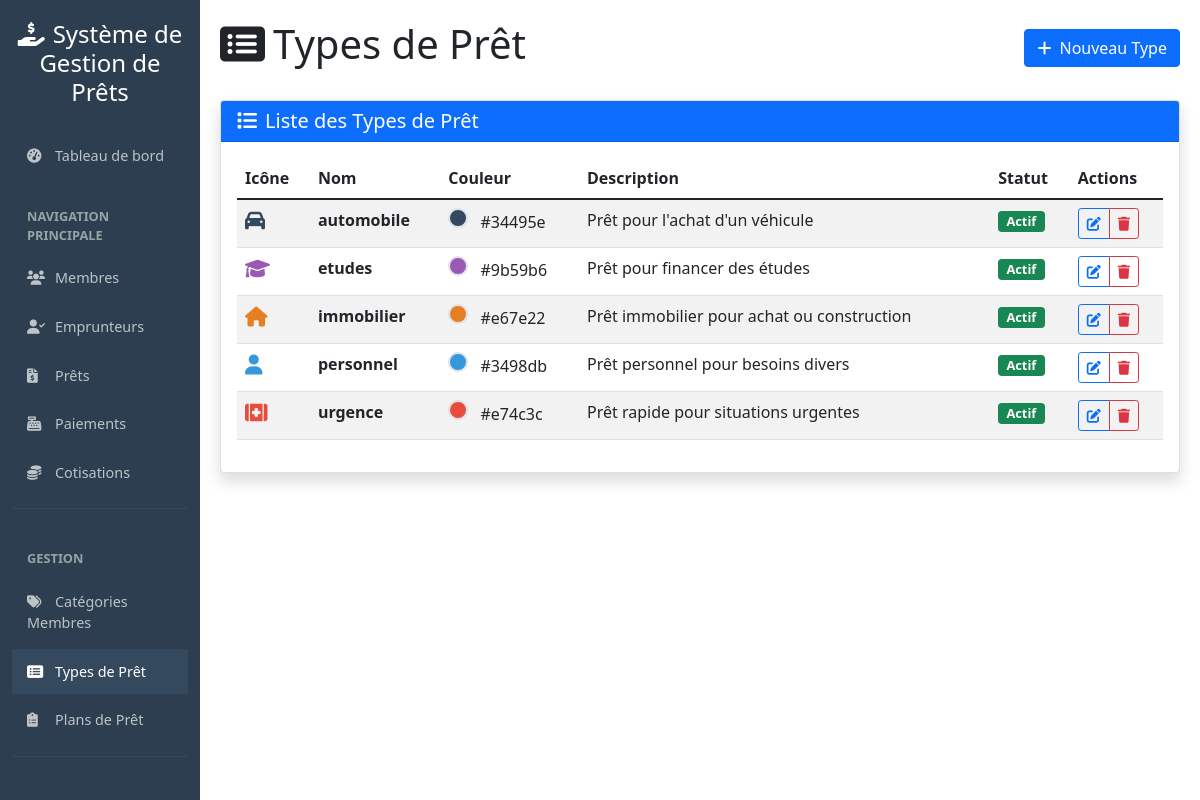
Screenshot of /types_pret.php (signed in) with the database file from the repository.
### tables this page shows
CREATE TABLE types_pret (
    id INT PRIMARY KEY AUTO_INCREMENT,
    nom_type VARCHAR(100) NOT NULL,
    description TEXT,
    icone VARCHAR(100) DEFAULT 'fas fa-hand-holding-usd',
    couleur VARCHAR(20) DEFAULT '#27ae60',
    statut ENUM('actif', 'inactif') DEFAULT 'actif',
    date_creation DATETIME DEFAULT CURRENT_TIMESTAMP
) COMMENT = 'Types de prêts disponibles dans le système';

### config_database.php (called while the page is built, shortened)
<?php
$roles = [
    'admin' => 4,
    'gestionnaire' => 3,
    'caissier' => 2,
    'analyste' => 1
];
function est_connecte() {
    return true;
}
function a_la_permission($role_requis) {
    global $roles;
    $role_actuel = $_SESSION['user_role'];
    return isset($roles[$role_actuel]) && $roles[$role_actuel] >= $roles[$role_requis];
}
function securiser($data) {
    return htmlspecialchars(trim($data ?? ''), ENT_QUOTES, 'UTF-8');
}
?>

### types_pret.php (the view, shortened to what this page needs)
<?php
require_once 'config_database.php';
$action = $_GET['action'] ?? 'liste';
$id = $_GET['id'] ?? null;
try {
    if ($action === 'liste') {
        $stmt = $pdo->query("
            SELECT * FROM types_pret
            ORDER BY statut DESC, nom_type ASC
        ");
        $types_pret = $stmt->fetchAll();
    }
} catch (Exception $e) {
    $erreur = $e->getMessage();
}
?>
<!DOCTYPE html>
<html lang="fr">
<head>
    <link href="https://cdn.jsdelivr.net/npm/bootstrap@5.1.3/dist/css/bootstrap.min.css" rel="stylesheet">
    <link href="https://cdnjs.cloudflare.com/ajax/libs/font-awesome/6.0.0/css/all.min.css" rel="stylesheet">
</head>
<body>
    <div class="container-fluid">
        <div class="row">
            <nav class="col-md-3 col-lg-2 d-md-block sidebar collapse">
                <div class="position-sticky">
                    <div class="text-center mb-4">
                        <h4><i class="fas fa-hand-holding-usd me-2"></i><?php echo APP_NAME; ?></h4>
                    </div>
                    <ul class="nav flex-column">
                        <li class="nav-item">
                            <a class="nav-link" href="dashboard.php">
                                <i class="fas fa-tachometer-alt"></i>Tableau de bord
                            </a>
                        </li>
                        <div class="menu-section">
                            <div class="menu-section-title">Navigation Principale</div>
                            <li class="nav-item">
                                <a class="nav-link" href="membres.php">
                                    <i class="fas fa-users"></i>Membres
                                </a>
                            </li>
                            <li class="nav-item">
                                <a class="nav-link" href="emprunteurs.php">
                                    <i class="fas fa-user-check"></i>Emprunteurs
                                </a>
                            </li>
                            <li class="nav-item">
                                <a class="nav-link" href="prets.php">
                                    <i class="fas fa-file-invoice-dollar"></i>Prêts
                                </a>
                            </li>
                            <li class="nav-item">
                                <a class="nav-link" href="paiements.php">
                                    <i class="fas fa-cash-register"></i>Paiements
                                </a>
                            </li>
                            <li class="nav-item">
                                <a class="nav-link" href="cotisations.php">
                                    <i class="fas fa-coins"></i>Cotisations
                                </a>
                            </li>
                        </div>
                        <?php if (a_la_permission('gestionnaire') || a_la_permission('admin')): ?>
                        <div class="menu-section">
                            <div class="menu-section-title">Gestion</div>
                            <li class="nav-item">
                                <a class="nav-link" href="categories_membres.php">
                                    <i class="fas fa-tags"></i>Catégories Membres
                                </a>
                            </li>
                            <li class="nav-item">
                                <a class="nav-link active" href="types_pret.php">
                                    <i class="fas fa-list-alt"></i>Types de Prêt
                                </a>
                            </li>
                            <li class="nav-item">
                                <a class="nav-link" href="plans_pret.php">
                                    <i class="fas fa-clipboard-list"></i>Plans de Prêt
                                </a>
                            </li>
                        </div>
                        <?php endif; ?>
                        <?php if (a_la_permission('analyste') || a_la_permission('admin')): ?>
                        <div class="menu-section">
                        </div>
                        <?php endif; ?>
                    </ul>
                </div>
            </nav>
            <main class="col-md-9 ms-sm-auto col-lg-10 main-content">
                <div class="d-flex justify-content-between align-items-center mb-4">
                    <h1>
                        <i class="fas fa-list-alt me-2"></i>Types de Prêt
                    </h1>
                    <?php if ($action === 'liste'): ?>
                        <a href="types_pret.php?action=ajouter" class="btn btn-primary">
                            <i class="fas fa-plus me-2"></i>Nouveau Type
                        </a>
                    <?php else: ?>
                        <a href="types_pret.php" class="btn btn-secondary">
                            <i class="fas fa-arrow-left me-2"></i>Retour à la liste
                        </a>
                    <?php endif; ?>
                </div>
                <?php if ($action === 'liste'): ?>
                    <div class="card shadow">
                        <div class="card-header bg-primary text-white">
                            <h5 class="mb-0">
                                <i class="fas fa-list me-2"></i>Liste des Types de Prêt
                            </h5>
                        </div>
                        <div class="card-body">
                            <?php if (empty($types_pret)): ?>
                                <div class="text-center py-4">
                                    <i class="fas fa-inbox fa-3x text-muted mb-3"></i>
                                    <p class="text-muted">Aucun type de prêt trouvé</p>
                                    <a href="types_pret.php?action=ajouter" class="btn btn-primary">
                                        <i class="fas fa-plus me-2"></i>Ajouter le premier type
                                    </a>
                                </div>
                            <?php else: ?>
                                <div class="table-responsive">
                                    <table class="table table-striped table-hover">
                                        <thead>
                                            <tr>
                                                <th>Icône</th>
                                                <th>Nom</th>
                                                <th>Couleur</th>
                                                <th>Description</th>
                                                <th>Statut</th>
                                                <th>Actions</th>
                                            </tr>
                                        </thead>
                                        <tbody>
                                            <?php foreach ($types_pret as $type): ?>
                                                <tr>
                                                    <td>
                                                        <i class="<?php echo securiser($type['icone']); ?> fa-lg" style="color: <?php echo securiser($type['couleur']); ?>"></i>
                                                    </td>
                                                    <td>
                                                        <strong><?php echo securiser($type['nom_type']); ?></strong>
                                                    </td>
                                                    <td>
                                                        <span class="color-preview" style="background-color: <?php echo securiser($type['couleur']); ?>"></span>
                                                        <?php echo securiser($type['couleur']); ?>
                                                    </td>
                                                    <td><?php echo securiser($type['description'] ?? 'Aucune description'); ?></td>
                                                    <td>
                                                        <span class="badge statut-badge bg-<?php echo $type['statut'] === 'actif' ? 'success' : 'secondary'; ?>">
                                                            <?php echo ucfirst($type['statut']); ?>
                                                        </span>
                                                    </td>
                                                    <td>
                                                        <div class="btn-group btn-group-sm">
                                                            <a href="types_pret.php?action=modifier&id=<?php echo $type['id']; ?>"
                                                               class="btn btn-outline-primary" title="Modifier">
                                                                <i class="fas fa-edit"></i>
                                                            </a>
                                                            <a href="types_pret.php?action=supprimer&id=<?php echo $type['id']; ?>"
                                                               class="btn btn-outline-danger" title="Supprimer"
                                                               onclick="return confirm('Êtes-vous sûr de vouloir supprimer ce type de prêt ?')">
                                                                <i class="fas fa-trash"></i>
                                                            </a>
                                                        </div>
                                                    </td>
                                                </tr>
                                            <?php endforeach; ?>
                                        </tbody>
                                    </table>
                                </div>
                            <?php endif; ?>
                        </div>
                    </div>
                <?php endif; ?>
            </main>
        </div>
    </div>
</body>
</html>

### types_pret.php (style rules this page uses)
.sidebar { background: #2c3e50; color: white; height: 100vh; position: fixed; padding-top: 20px; overflow-y: auto; }
.sidebar .nav-link { color: #bdc3c7; padding: 12px 15px; margin: 3px 0; font-size: 0.9rem; }
.sidebar .nav-link:hover, .sidebar .nav-link.active { color: white; background: #34495e; }
.sidebar .nav-link i { width: 20px; margin-right: 8px; }
.main-content { margin-left: 250px; padding: 20px; }
.statut-badge { font-size: 0.8rem; }
.color-preview { width: 20px; height: 20px; border-radius: 50%; display: inline-block; margin-right: 8px; border: 2px solid #dee2e6; }
.menu-section { margin: 15px 0; padding: 10px 0; border-bottom: 1px solid #34495e; }
.menu-section-title { font-size: 0.8rem; text-transform: uppercase; color: #95a5a6; padding: 0 15px; margin-bottom: 10px; font-weight: bold; }

### rows the page displays
types_pret: nom_type "automobile", couleur "#34495e", description "Prêt pour l'achat d'un véhicule", statut "Actif"
types_pret: nom_type "etudes", couleur "#9b59b6", description "Prêt pour financer des études", statut "Actif"
types_pret: nom_type "immobilier", couleur "#e67e22", description "Prêt immobilier pour achat ou construction", statut "Actif"
types_pret: nom_type "personnel", couleur "#3498db", description "Prêt personnel pour besoins divers", statut "Actif"
types_pret: nom_type "urgence", couleur "#e74c3c", description "Prêt rapide pour situations urgentes", statut "Actif"

### other values shown
APP_NAME "Système de Gestion de Prêts"
